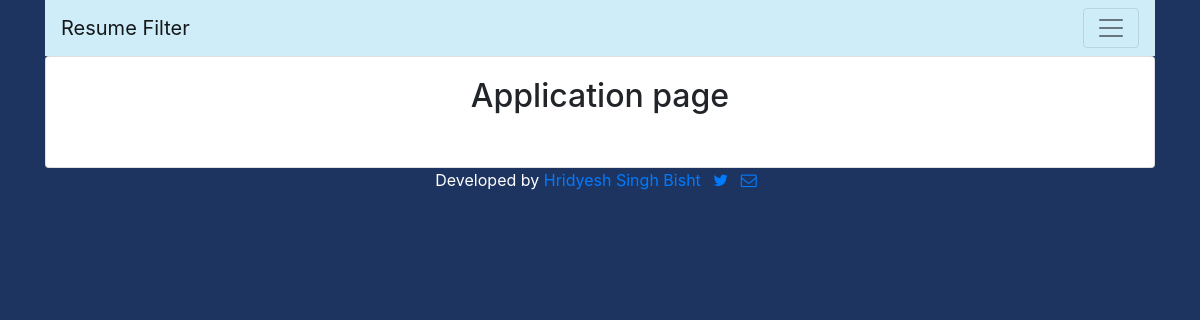
The app's page /applications/by/kaka/, older data.
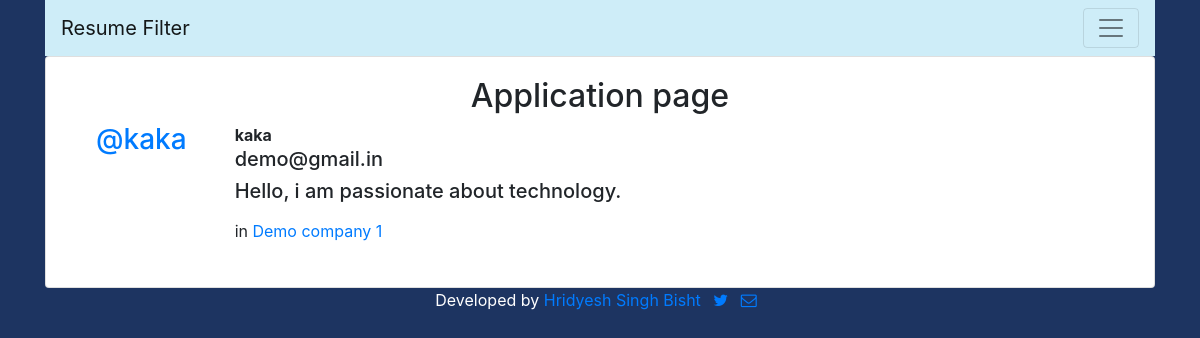
The same page, newer data.
### applications/models.py (models this page shows, shortened)
class Application(models.Model):
    user = models.ForeignKey(User, related_name="applications",on_delete=models.CASCADE)
    company = models.ForeignKey(Company, related_name="applications",null=True, blank=True,on_delete=models.CASCADE)
    email = models.EmailField(max_length=254,unique=True)
    github=models.URLField(max_length=254,blank=True)
    linkedin=models.URLField(max_length=254,blank=True)
    portfolio_site=models.URLField(max_length=254,blank=True)
    resume=models.FileField(upload_to='resume/')
    voice=models.FileField(upload_to='audio/')
    message = models.TextField(max_length=254)
    message_html = models.TextField(editable=False)
    audio_duration=models.TextField(blank=True)
    text=models.TextField(blank=True)
    confidence=models.TextField(blank=True)
    text_sentiment_type=models.TextField(blank=True)
    text_sentiment_score=models.TextField(blank=True)
    class Meta:
        ordering = ['email']

### companys/models.py (models this page shows, shortened)
class Company(models.Model):
    name = models.CharField(max_length=255, unique=True)
    slug = models.SlugField(allow_unicode=True, unique=True)
    description = models.TextField(blank=True, default='')
    description_html = models.TextField(editable=False, default='', blank=True)
    members = models.ManyToManyField(User,through="CompanyMember")
    class Meta:
        ordering = ["name"]

### applications/views.py (the view)
# urls.py: path("by/<username>/",views.UserApplications.as_view(),name="for_user"),
class UserApplications(generic.ListView):
    model = models.Application
    template_name = "applications/user_application_list.html"
    def get_queryset(self):
        try:
            self.application_user = User.objects.prefetch_related("applications").get(username__iexact=self.kwargs.get("username"))
        except User.DoesNotExist:
            raise Http404
        else:
            return self.application_user.applications.all()
    def get_context_data(self, **kwargs):
        context = super().get_context_data(**kwargs)
        context["application_user"] = self.application_user
        return context

### applications/templates/applications/user_application_list.html (shortened to what this page needs)
{% extends "applications/application_base.html" %}
{% load humanize %}
{% block post_application %}
<div class="col-md-8">
	{% for application in application_list %}
  {% include "applications/_application.html" %}
	{% endfor %}
	<br>
</div>
{% endblock %}

### applications/templates/applications/_application.html (shortened to what this page needs)
<div class="media">
	<h3 class="mr-5"><a href="{% url 'applications:for_user' username=application.user.username %}">@{{ application.user.username }}</a></h3>
	<div class="media-body">
		<strong>{{ application.user.username }}</strong>
		<h5>{{ application.email }}</h5>
		<h5>{{ application.message_html|safe }}</h5>
			{% if application.company %}
			<span class="company-name">in <a href="#">{{ application.company.name }}</a></span>
			{% endif %}
	</div>
</div>

Row changes from the older to the newer data that the page shows:
added Application: user.username "kaka", email "demo@gmail.in", message_html "Hello, i am passionate about technology.", company.name "Demo company 1"
